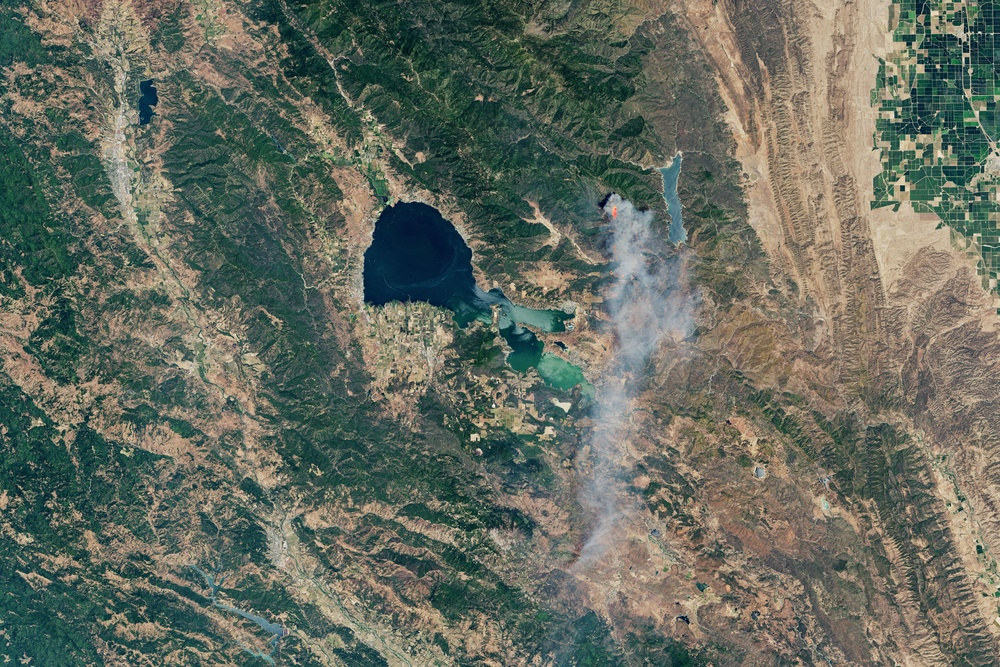
%> input picture pawnee_oli.jpg, 1000 x 667 px, shrunk from 3467 x 2311 before the run
$ octave watershedSegmentation.m   (GNU Octave 9; MATLAB toolbox functions it lacks are replaced by stand-ins)
%> lines starting %> are read from the running program, lines starting %| are printed output that depends on the picture; in (x1, y1, x2, y2) boxes, pixels count from 0 and x2, y2 are one past the last pixel; in counts of white or black regions, pixels touching at a corner belong together; the program's own positions count from 1
clc;
clear;
close all;

% rgb = imread('vatican_city1.jpg');
rgb = imread('pawnee_oli.jpg');
%> rgb is the input picture: size 667x1000x3 uint8; mean R, G, B 101.7, 107.9, 96.2
figure;
imshow(rgb)
I = rgb2gray(rgb);
figure;
imshow(I)
text(732,501,'Image courtesy of Corel(R)',...
     'FontSize',7,'HorizontalAlignment','right')
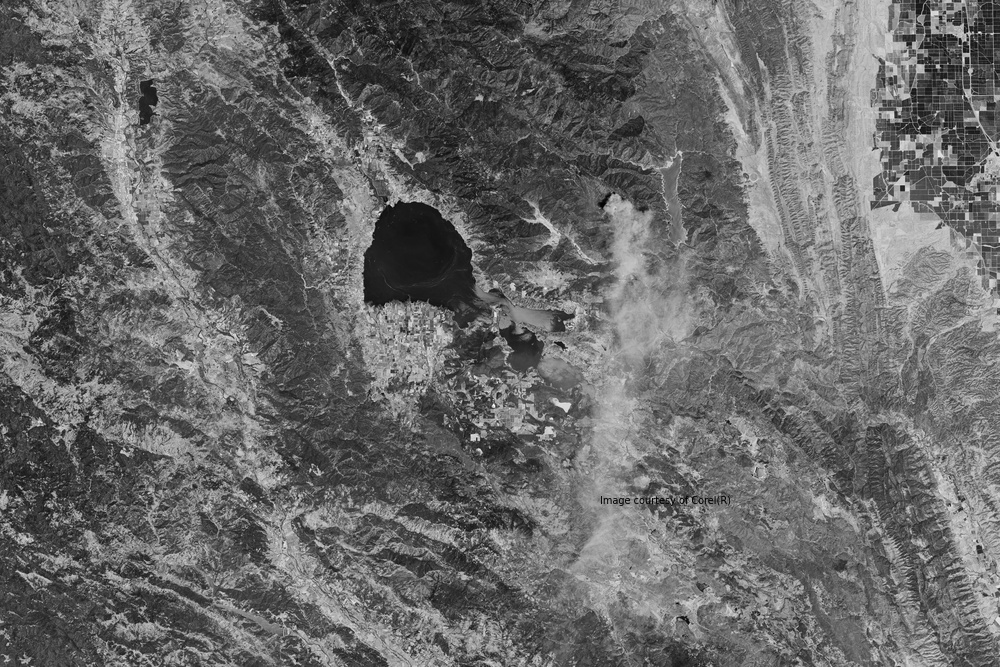
%> figure redrawn from the program's plot data

 gmag = imgradient(I);
figure;
imshow(gmag,[])
title('Gradient Magnitude')

L = watershed(gmag);
Lrgb = label2rgb(L);
figure;
imshow(Lrgb)
title('Watershed Transform of Gradient Magnitude')

se = strel('disk',20);
Io = imopen(I,se);
figure;
imshow(Io)
title('Opening')

Ie = imerode(I,se);
Iobr = imreconstruct(Ie,I);
figure;
imshow(Iobr)
title('Opening-by-Reconstruction')

Ioc = imclose(Io,se);
figure;
imshow(Ioc)
title('Opening-Closing')

Iobrd = imdilate(Iobr,se);
Iobrcbr = imreconstruct(imcomplement(Iobrd),imcomplement(Iobr));
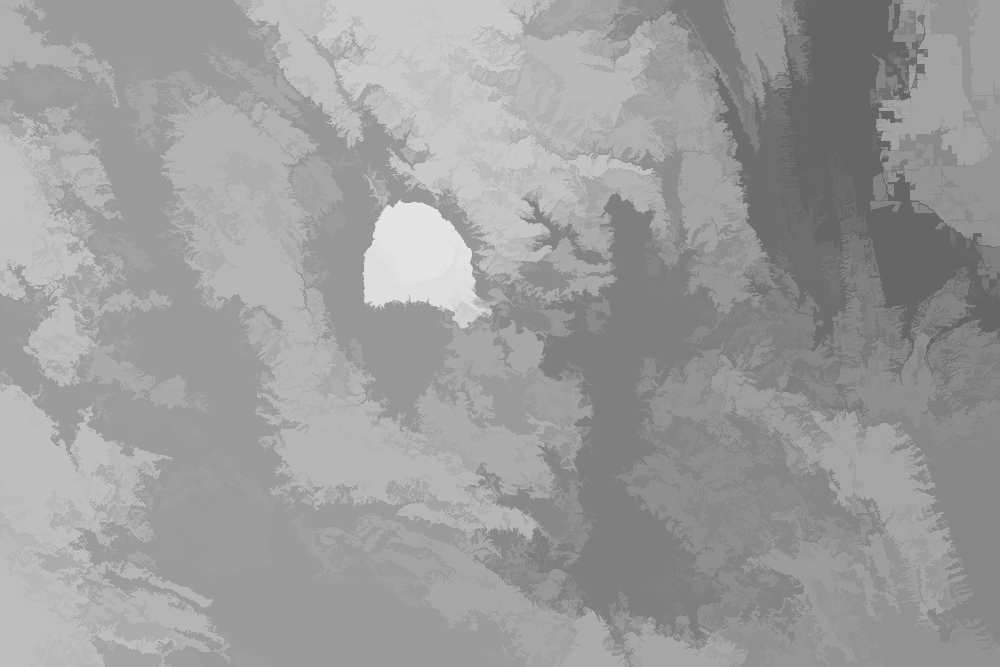
%> Iobrcbr: size 667x1000 uint8; min 102, max 228, mean 156.3
Iobrcbr = imcomplement(Iobrcbr);
figure;
imshow(Iobrcbr)
title('Opening-Closing by Reconstruction')

fgm = imregionalmax(Iobrcbr);
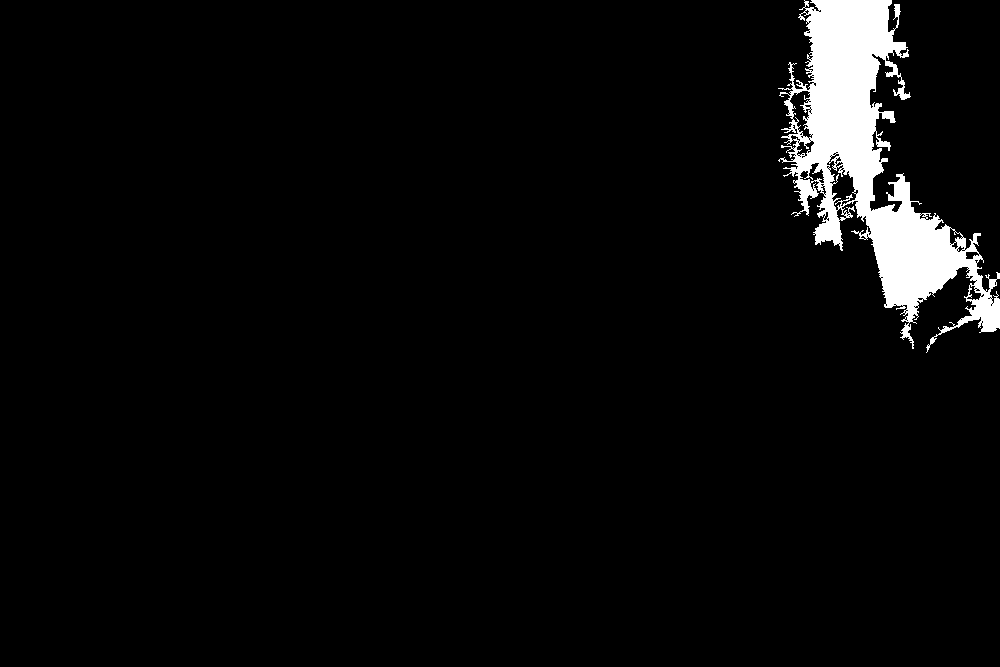
%> fgm: size 667x1000 logical; 4% white; 1 white region, box (x1, y1, x2, y2) and area: (778, 0, 1000, 353) 26374
figure;
imshow(fgm)
title('Regional Maxima of Opening-Closing by Reconstruction')

I2 = labeloverlay(I,fgm);
figure;
imshow(I2)
title('Regional Maxima Superimposed on Original Image')

se2 = strel(ones(5,5));
fgm2 = imclose(fgm,se2);
%> fgm2: size 667x1000 logical; 4.5% white; 1 white region, box (x1, y1, x2, y2) and area: (778, 0, 1000, 353) 29859
fgm3 = imerode(fgm2,se2);
%> fgm3: size 667x1000 logical; 3.7% white; 13 white regions (10 under 20 px), largest, box (x1, y1, x2, y2) and area: (782, 0, 981, 337) 23624, (967, 291, 1000, 330) 836, (896, 82, 903, 94) 38

fgm4 = bwareaopen(fgm3,20);
I3 = labeloverlay(I,fgm4);
figure;
imshow(I3)
title('Modified Regional Maxima Superimposed on Original Image')

bw = imbinarize(Iobrcbr);
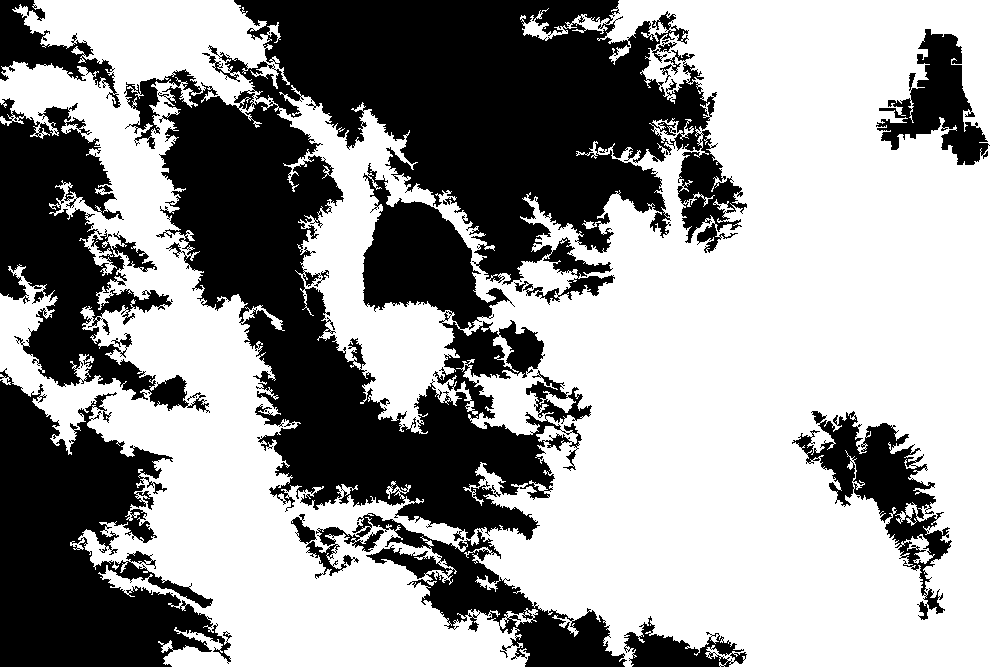
%> bw: size 667x1000 logical; 60.7% white; 8 black regions, largest, box (x1, y1, x2, y2) and area: (124, 0, 747, 541) 161737, (0, 368, 232, 667) 38054, (0, 98, 210, 413) 26170
figure;
imshow(bw)
title('Thresholded Opening-Closing by Reconstruction')

D = bwdist(bw);
DL = watershed(D);
%> DL: size 667x1000 uint8; every value is 1
bgm = DL == 0;
%> bgm: size 667x1000 logical; every value is 0
figure;
imshow(bgm)
title('Watershed Ridge Lines)')

gmag2 = imimposemin(gmag, bgm | fgm4);
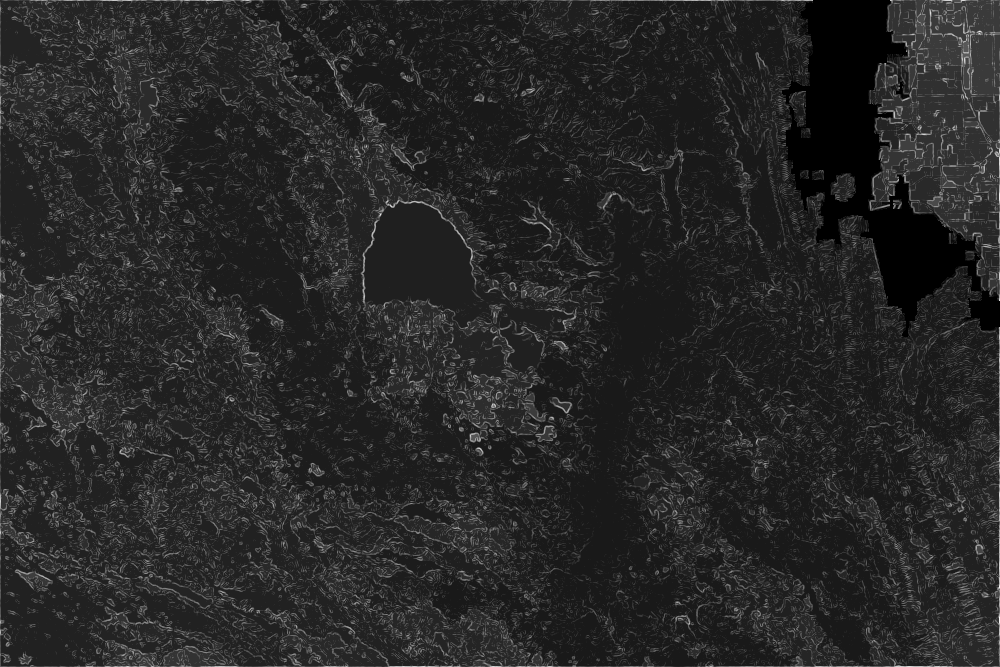
%> gmag2: size 667x1000 double; 3.67% of the values are NaN or infinite; the others: min 2.33, max 916.1, mean 148.9; drawn with min black, max white, NaN and infinite black

L = watershed(gmag2);
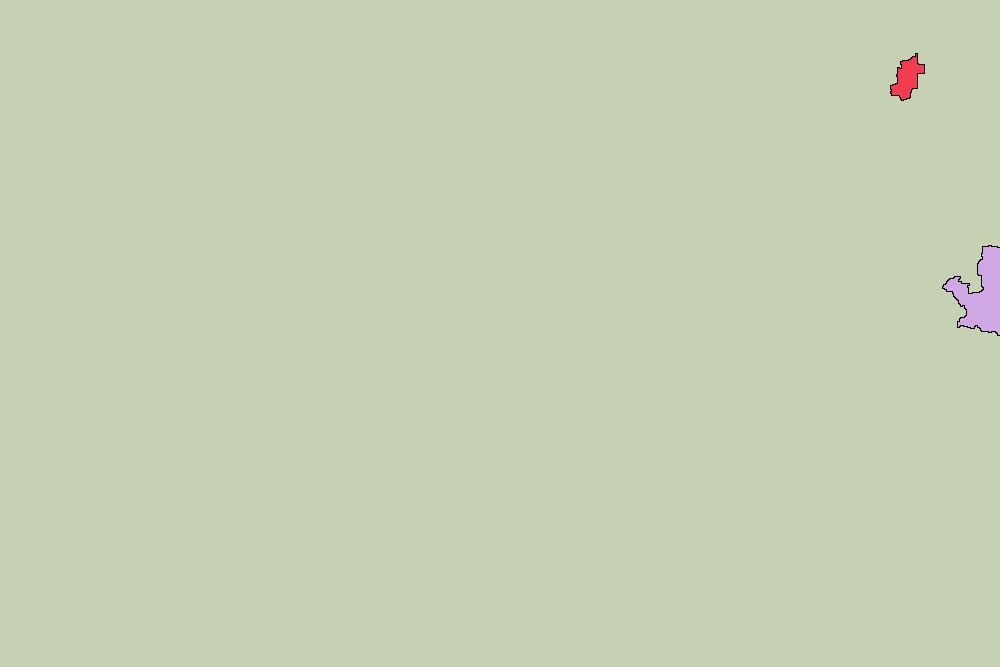
%> L: size 667x1000 uint8; 4 distinct labels, from 0 to 3; one colour per label, 0 black

labels = imdilate(L==0,ones(3,3)) + 2*bgm + 3*fgm4;
%> labels: size 667x1000 double; 4 distinct labels, from 0 to 4
I4 = labeloverlay(I,labels);
figure;
imshow(I4)
title('Markers and Object Boundaries Superimposed on Original Image')

Lrgb = label2rgb(L,'jet','w','shuffle');
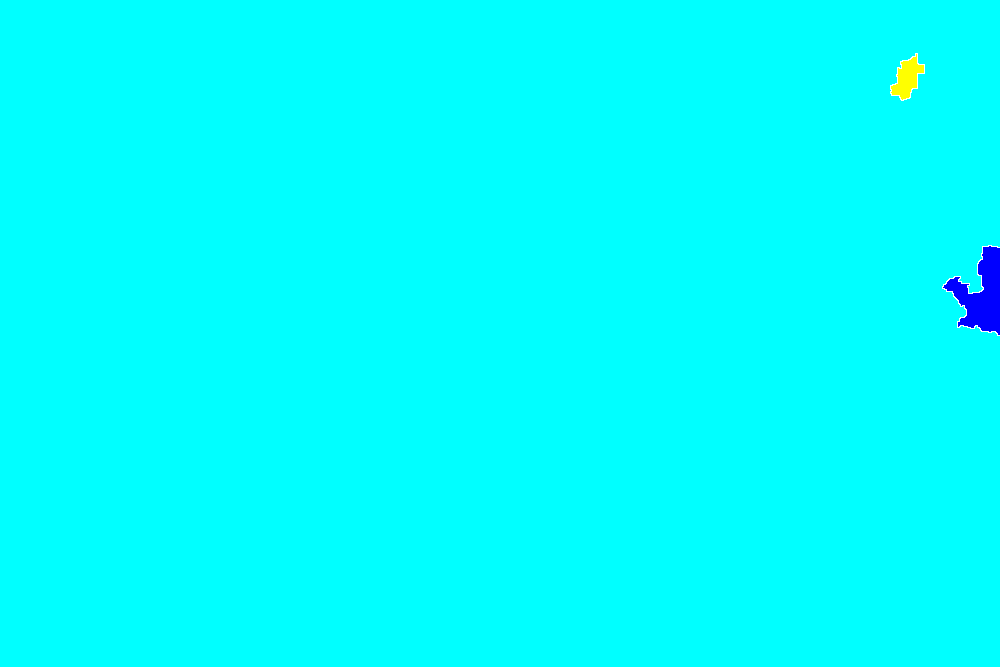
%> Lrgb: size 667x1000x3 uint8; mean R, G, B 0.5, 254, 254.7
figure;
imshow(Lrgb)
title('Colored Watershed Label Matrix')

figure
imshow(I)
hold on
himage = imshow(Lrgb);
himage.AlphaData = 0.3;
title('Colored Labels Superimposed Transparently on Original Image')
%> figure, not shown here; its title reads 'Colored Labels Superimposed Transparently on Original Image'

$ run again, with image4.jpg copied over pawnee_oli.jpg
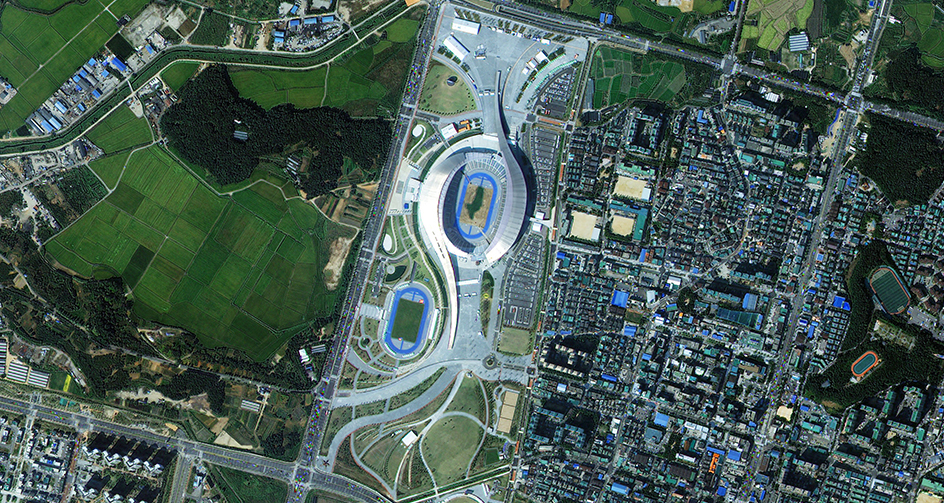
%> input picture image4.jpg, 944 x 503 px
%> rgb is the input picture: size 503x944x3 uint8; mean R, G, B 72, 92.4, 85.1
%> `fgm = imregionalmax(Iobrcbr);`:
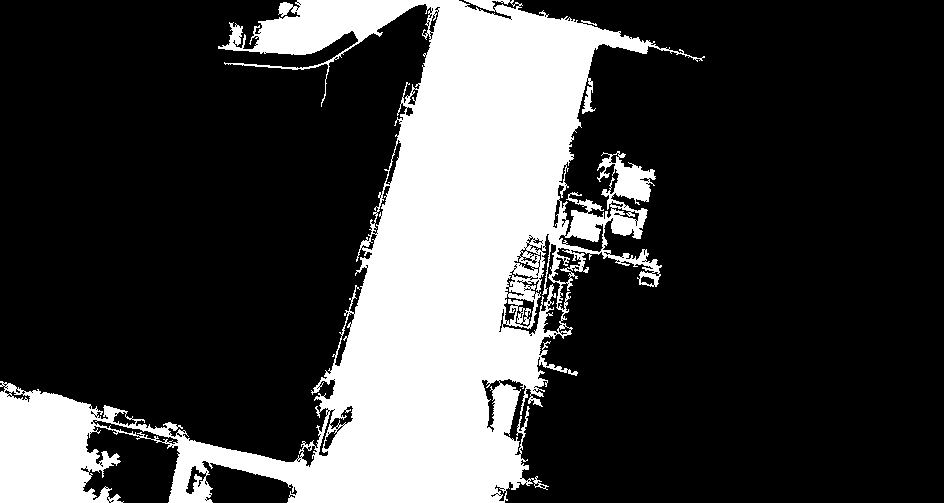
%> fgm: size 503x944 logical; 25.1% white; 1 white region, box (x1, y1, x2, y2) and area: (0, 0, 705, 503) 119076
%> fgm2: size 503x944 logical; 27% white; 1 white region, box (x1, y1, x2, y2) and area: (0, 0, 705, 503) 128389
%> fgm3: size 503x944 logical; 24.8% white; 8 white regions (1 under 20 px), largest, box (x1, y1, x2, y2) and area: (129, 0, 653, 503) 106487, (0, 383, 125, 503) 10492, (617, 251, 658, 285) 407
%> bw: size 503x944 logical; 61.2% white; 8 black regions, largest, box (x1, y1, x2, y2) and area: (0, 140, 363, 462) 59078, (758, 109, 944, 503) 42266, (560, 45, 856, 353) 33083
%> DL: size 503x944 uint8; every value is 1
%> bgm: size 503x944 logical; every value is 0
%> labels: size 503x944 double; 4 distinct labels, from 0 to 4
%> `Lrgb = label2rgb(L,'jet','w','shuffle');`:
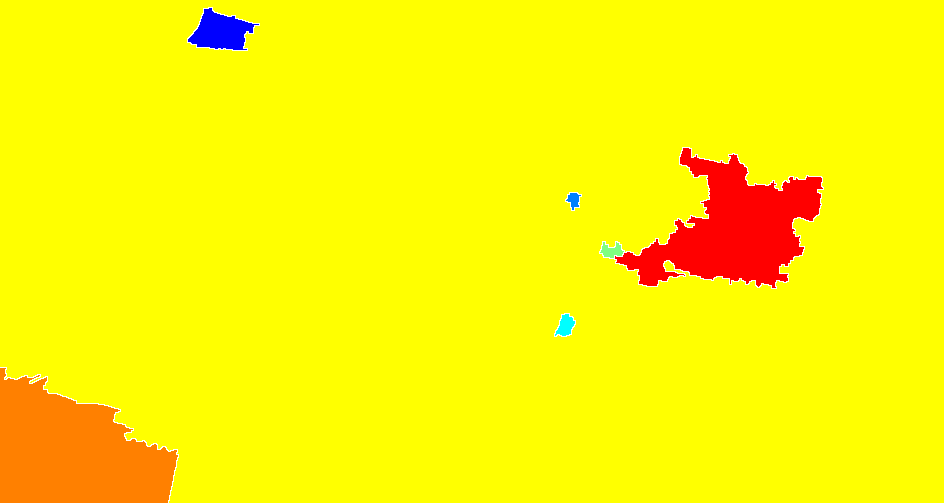
%> Lrgb: size 503x944x3 uint8; mean R, G, B 253.8, 242.2, 2.3

$ run again, with vatican_city.jpg copied over pawnee_oli.jpg
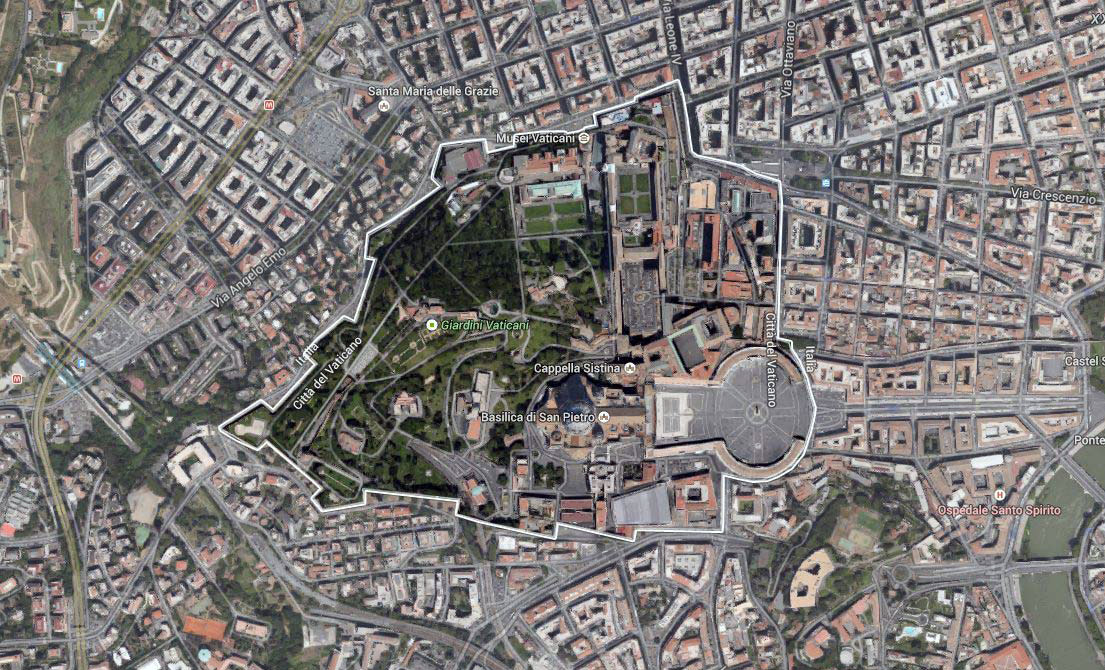
%> input picture vatican_city.jpg, 1105 x 670 px
%> rgb is the input picture: size 670x1105x3 uint8; mean R, G, B 125.1, 121.2, 119.7
%> `fgm = imregionalmax(Iobrcbr);`:
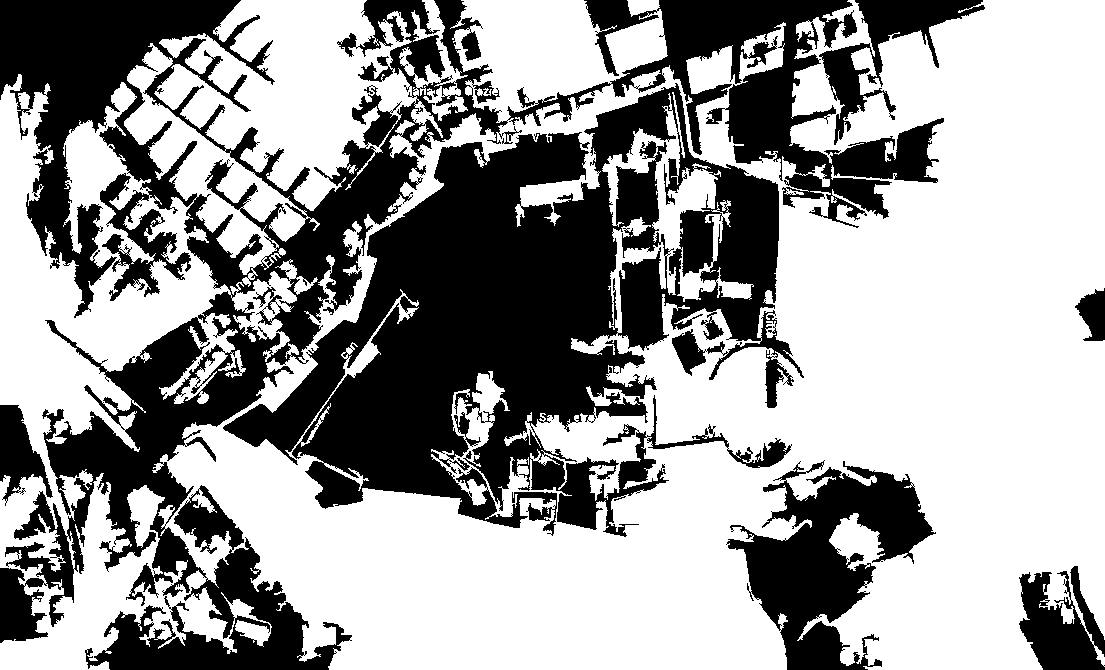
%> fgm: size 670x1105 logical; 61.4% white; 7 black regions, largest, box (x1, y1, x2, y2) and area: (0, 0, 944, 670) 135334, (223, 83, 804, 537) 115772, (726, 460, 936, 670) 19666
%> fgm2: size 670x1105 logical; 65.5% white; 211 black regions, largest, box (x1, y1, x2, y2) and area: (225, 133, 654, 528) 78375, (0, 0, 241, 312) 23293, (730, 472, 931, 670) 17924
%> fgm3: size 670x1105 logical; 57.4% white; 71 black regions, largest, box (x1, y1, x2, y2) and area: (45, 0, 935, 670) 206734, (0, 0, 243, 314) 34662, (728, 465, 933, 670) 21211
%> fgm4: size 670x1105 logical; 57.3% white; 71 black regions, largest, box (x1, y1, x2, y2) and area: (45, 0, 935, 670) 206852, (0, 0, 243, 314) 34663, (728, 465, 933, 670) 21231
%> bw: size 670x1105 logical; 84.5% white; 6 black regions, box (x1, y1, x2, y2) and area: (223, 86, 747, 528) 70749, (43, 318, 280, 569) 16144, (0, 0, 185, 132) 12534, (740, 469, 936, 607) 7984, (622, 0, 781, 155) 5908, (0, 578, 46, 643) 1677
%> DL: size 670x1105 uint8; every value is 1
%> bgm: size 670x1105 logical; every value is 0
%> labels: size 670x1105 double; 4 distinct labels, from 0 to 4
%> `Lrgb = label2rgb(L,'jet','w','shuffle');`:
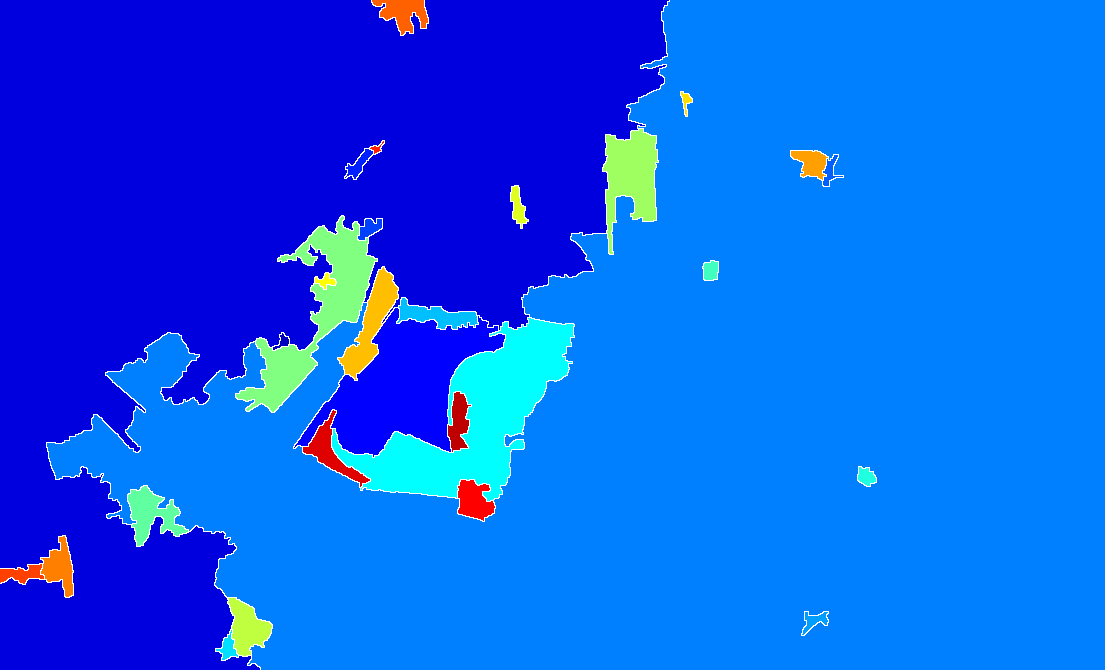
%> Lrgb: size 670x1105x3 uint8; mean R, G, B 8.5, 89.6, 238.6
